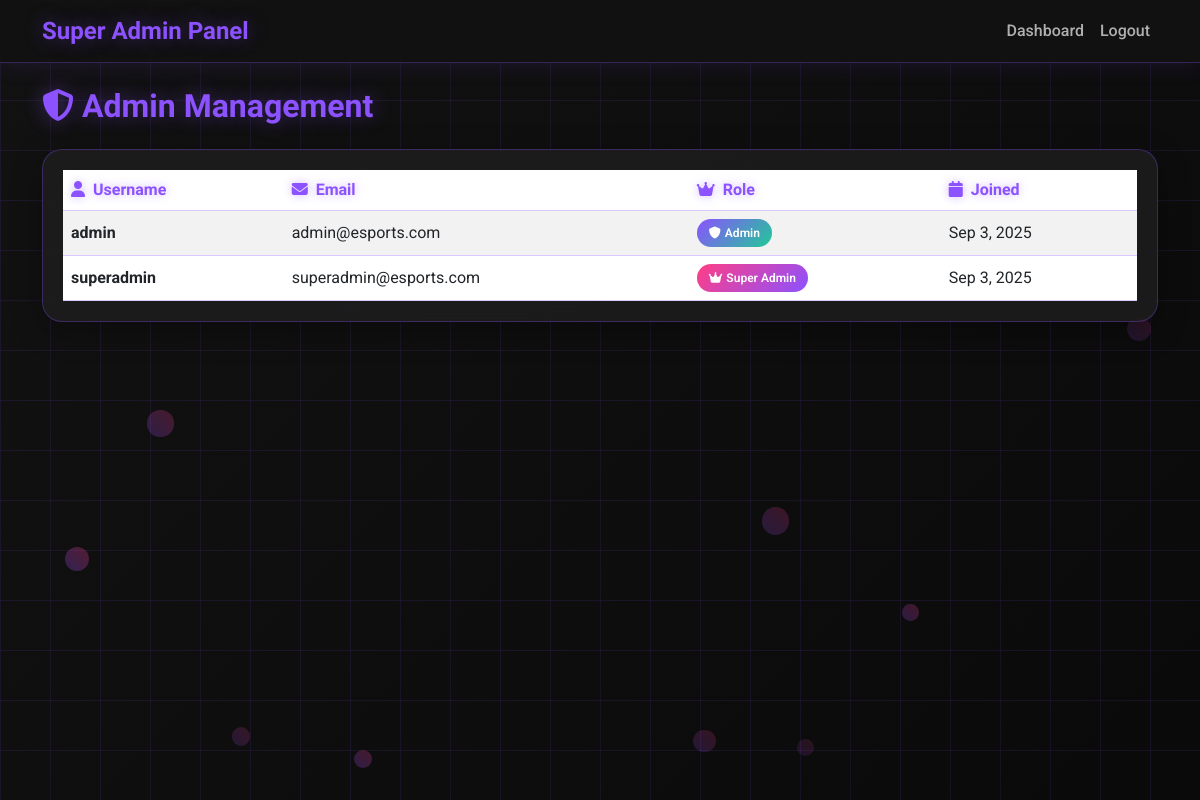
/manage_admins.php (signed in), run on the app's committed database.
### tables this page shows
CREATE TABLE IF NOT EXISTS users (
    id INT AUTO_INCREMENT PRIMARY KEY,
    username VARCHAR(50) UNIQUE NOT NULL,
    email VARCHAR(100) UNIQUE NOT NULL,
    password VARCHAR(255) NOT NULL,
    full_name VARCHAR(100),
    bio TEXT,
    avatar_url VARCHAR(500),
    banner_url VARCHAR(500),
    role ENUM('user', 'squad_leader', 'admin', 'super_admin') DEFAULT 'user',
    is_verified BOOLEAN DEFAULT FALSE,
    last_active TIMESTAMP NULL,
    created_at TIMESTAMP DEFAULT CURRENT_TIMESTAMP,
    updated_at TIMESTAMP DEFAULT CURRENT_TIMESTAMP ON UPDATE CURRENT_TIMESTAMP
);

### manage_admins.php (the view, shortened to what this page needs)
<?php
require_once 'config.php';
try {
	$admins = $pdo->query("SELECT id, username, email, role, created_at FROM users WHERE role IN ('admin','super_admin') ORDER BY created_at DESC")->fetchAll();
} catch (PDOException $e) {
	$admins = [];
	$error = 'Error loading admins';
}
?>
<!DOCTYPE html>
<html lang="en">
<head>
	<link href="https://cdn.jsdelivr.net/npm/bootstrap@5.3.0/dist/css/bootstrap.min.css" rel="stylesheet">
	<link rel="stylesheet" href="https://cdnjs.cloudflare.com/ajax/libs/font-awesome/6.4.0/css/all.min.css">
</head>
<body>
	<div class="bg-grid"></div>
	<div class="floating-particles" id="particles"></div>
	<nav class="navbar navbar-expand-lg navbar-dark bg-dark">
		<div class="container">
			<a class="navbar-brand" href="super_admin_dashboard.php">Super Admin Panel</a>
			<div class="navbar-nav ms-auto">
				<a href="super_admin_dashboard.php" class="nav-link">Dashboard</a>
				<a href="logout.php" class="nav-link">Logout</a>
			</div>
		</div>
	</nav>
	<div class="container my-4">
		<h2 class="mb-4"><i class="fas fa-shield-alt me-2"></i>Admin Management</h2>
		<div class="table-responsive">
			<table class="table table-striped">
				<thead>
					<tr>
						<th><i class="fas fa-user me-2"></i>Username</th>
						<th><i class="fas fa-envelope me-2"></i>Email</th>
						<th><i class="fas fa-crown me-2"></i>Role</th>
						<th><i class="fas fa-calendar me-2"></i>Joined</th>
					</tr>
				</thead>
				<tbody>
					<?php foreach ($admins as $a): ?>
					<tr>
						<td><strong><?php echo htmlspecialchars($a['username']); ?></strong></td>
						<td><?php echo htmlspecialchars($a['email']); ?></td>
						<td>
							<?php if ($a['role'] === 'super_admin'): ?>
								<span class="badge badge-super-admin"><i class="fas fa-crown me-1"></i>Super Admin</span>
							<?php else: ?>
								<span class="badge badge-admin"><i class="fas fa-shield me-1"></i>Admin</span>
							<?php endif; ?>
						</td>
						<td><?php echo date('M j, Y', strtotime($a['created_at'])); ?></td>
					</tr>
					<?php endforeach; ?>
				</tbody>
			</table>
		</div>
	</div>
</body>
</html>

### manage_admins.php (style rules this page uses)
:root { --primary-color: #8c52ff; --secondary-color: #20c997; --accent-color: #ff3e85; --dark-bg: #121212; --darker-bg: #0a0a0a; --card-bg: rgba(30, 30, 30, 0.8); --text-primary: #ffffff; --text-secondary: #b0b0b0; --border-color: rgba(140, 82, 255, 0.3); --glow-color: rgba(140, 82, 255, 0.4); }
* { margin: 0; padding: 0; box-sizing: border-box; }
body { font-family: 'Roboto', sans-serif; background: linear-gradient(135deg, var(--dark-bg) 0%, var(--darker-bg) 100%); color: var(--text-primary); min-height: 100vh; position: relative; overflow-x: hidden; }
.bg-grid { position: fixed; top: 0; left: 0; width: 100%; height: 100%; background-image: linear-gradient(rgba(140, 82, 255, 0.1) 1px, transparent 1px), linear-gradient(90deg, rgba(140, 82, 255, 0.1) 1px, transparent 1px); background-size: 50px 50px; z-index: -2; animation: gridMove 20s linear infinite; }
.floating-particles { position: fixed; top: 0; left: 0; width: 100%; height: 100%; pointer-events: none; z-index: -1; }
.navbar { background: rgba(18, 18, 18, 0.95) !important; backdrop-filter: blur(20px); border-bottom: 1px solid var(--border-color); box-shadow: 0 4px 20px rgba(140, 82, 255, 0.1); }
.navbar-brand { font-family: 'Oxanium', sans-serif; font-weight: 800; font-size: 1.5rem; color: var(--primary-color) !important; text-shadow: 0 0 20px var(--glow-color); }
.nav-link { color: var(--text-secondary) !important; font-weight: 500; transition: all 0.3s ease; }
h2 { font-family: 'Oxanium', sans-serif; font-weight: 700; color: var(--primary-color); text-shadow: 0 0 20px var(--glow-color); margin-bottom: 30px; }
.table-responsive { background: var(--card-bg); backdrop-filter: blur(20px); border: 1px solid var(--border-color); border-radius: 20px; box-shadow: 0 8px 32px rgba(0, 0, 0, 0.3); padding: 20px; }
.table { color: var(--text-primary); margin-bottom: 0; }
.table th { color: var(--primary-color); border-color: var(--border-color); font-weight: 600; font-family: 'Oxanium', sans-serif; text-shadow: 0 0 10px var(--glow-color); }
.table td { border-color: var(--border-color); vertical-align: middle; }
.table-striped tbody tr:nth-of-type(odd) { background-color: rgba(140, 82, 255, 0.05); }
.badge { font-weight: 600; padding: 8px 12px; border-radius: 20px; }
.badge-super-admin { background: linear-gradient(135deg, var(--accent-color), var(--primary-color)); color: white; }
.badge-admin { background: linear-gradient(135deg, var(--primary-color), var(--secondary-color)); color: white; }

### data on the page
users: username "admin", email "admin@esports.com", role "admin" (drawn), created_at "Sep 3, 2025"
users: username "superadmin", email "superadmin@esports.com", role "super_admin" (drawn), created_at "Sep 3, 2025"
